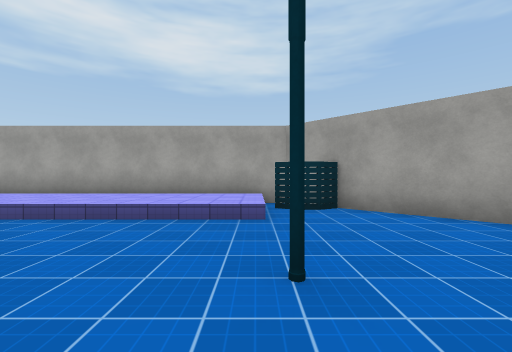
view 1 (above)

17 first-person views from a walk through a scene from a Unity 3-D project. The camera is 1.4 m above the floor, looks level and sees 90° across. The floor is counted in squares, 2 m on a side. Each view is taken from the middle of a square. On the plan, view 1 faces up. The plan holds only what a view shows up to about 9 squares ahead; the rest is blank. The place goes on beyond the plan. The player is left out. Surface patterns are stand-ins for the level's own textures.

view 2
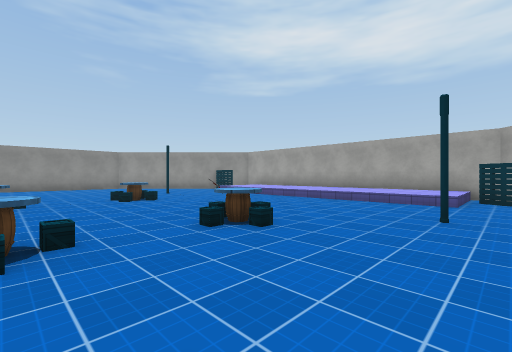

view 3
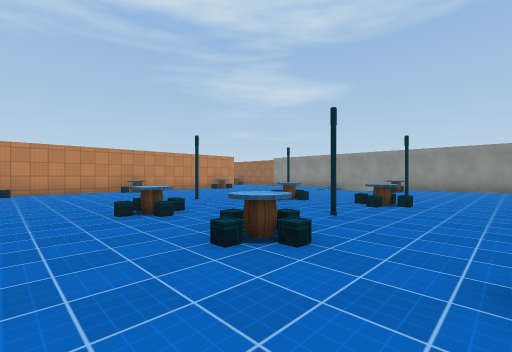

view 4
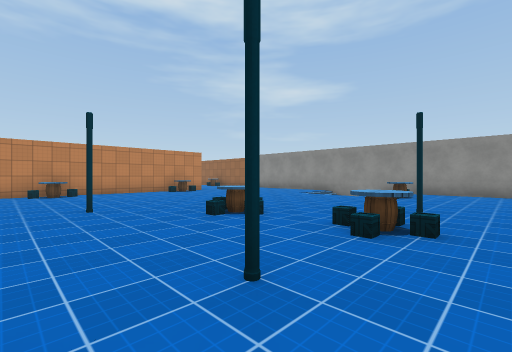

view 5
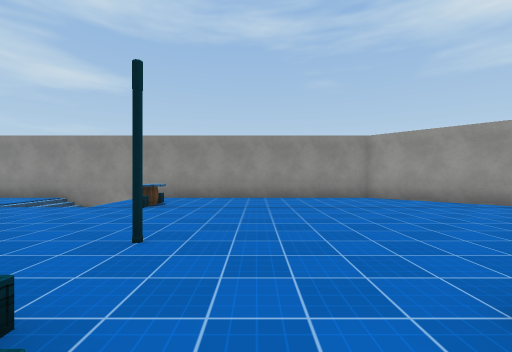

view 6
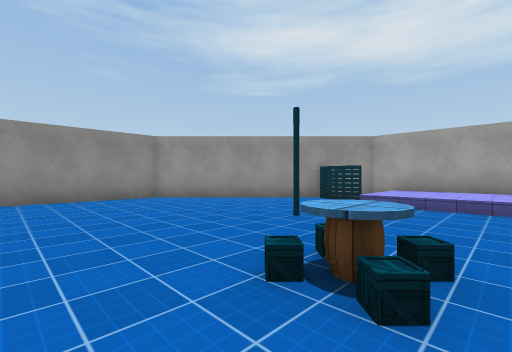

view 7
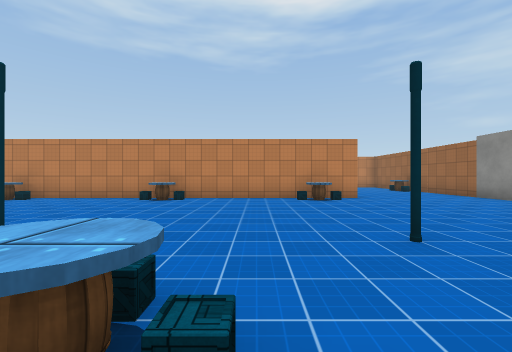

view 8
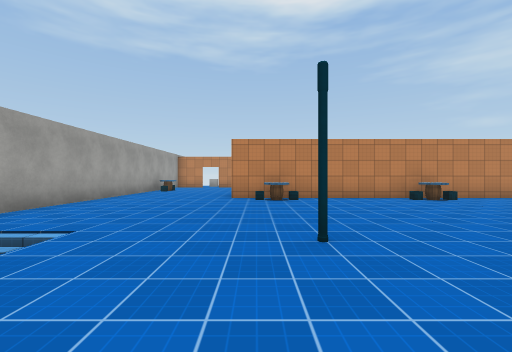

view 9
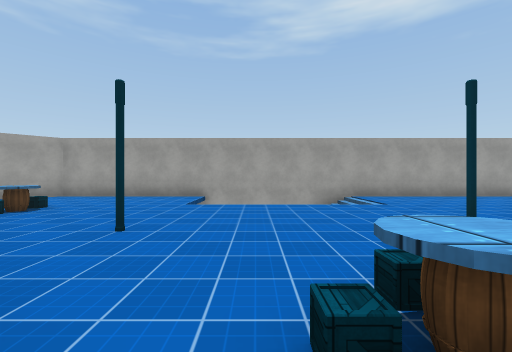

view 10
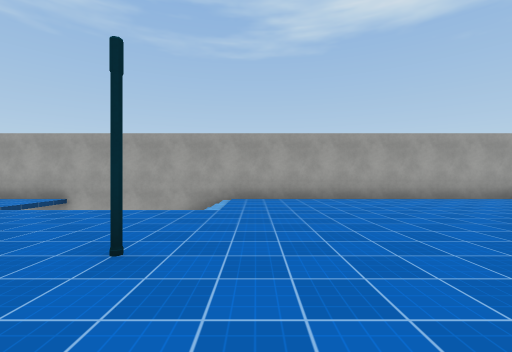

view 11
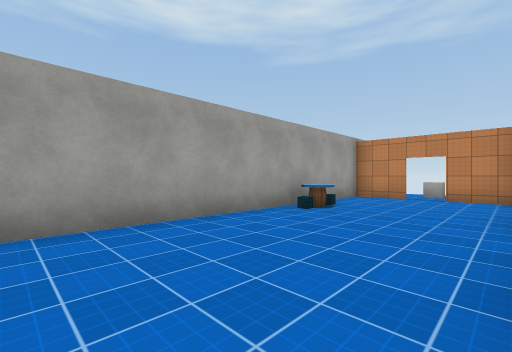

view 12
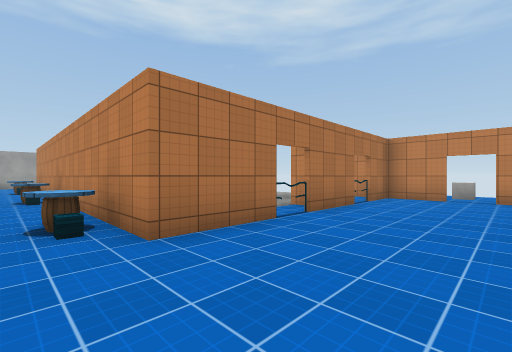

view 13
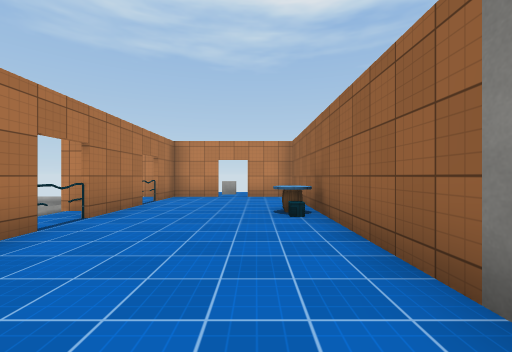

view 14
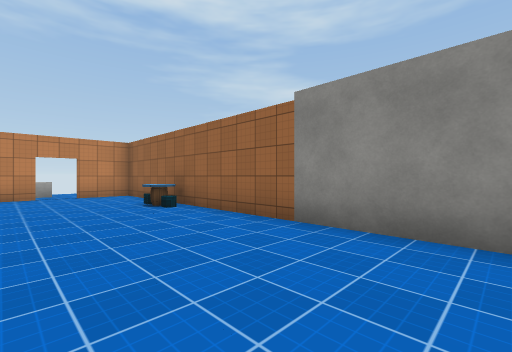

view 15
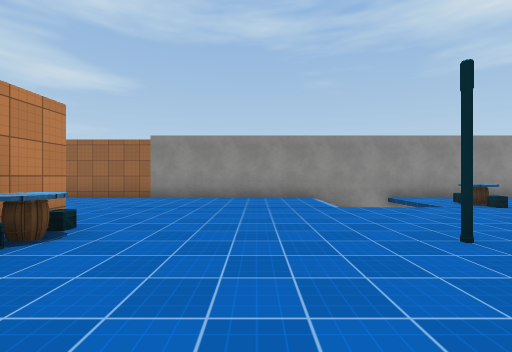

view 16
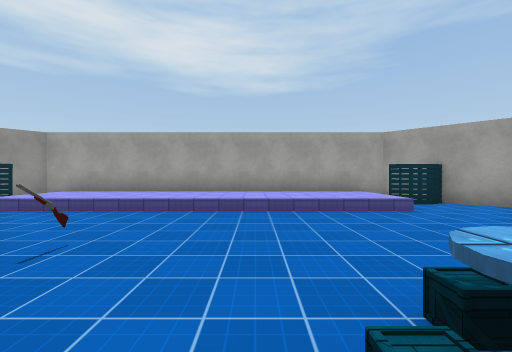

view 17
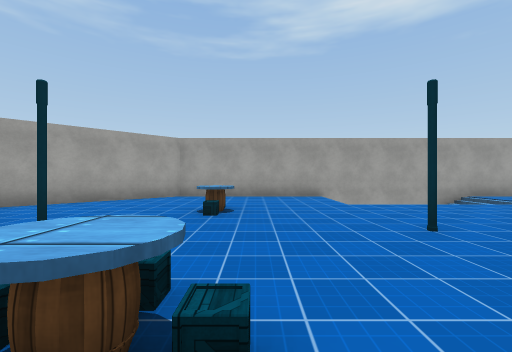

### Floor plan
Key: @ floor where view 1 was taken; # wall or solid block; x gap in a wall; . main floor; : floor 0.5 m higher than the main floor; / step, stairs or slope; ^ raised ledge; v drop or lower ground; O other object.
Columns run from 15 left of view 1 to 6 right of it. Each row starts with its distance up from view 1.
  7       ###########
  6      #.::::::::/.#
  5    ###.::::::::/####
  4   ##.. /////////...##
  3  ##...  ............##
  2 ##....O........O.....#
  1 #.........#..........#
  0 #.......O....O.@.O...#
 -1 #....................#
 -2 #....................#
 -3 #.....O..O.O.O.O.....#
 -4 #..O...............  v
 -5 #../...............  v
 -6 #///.....O...O.....  v
 -7 #/ /...............  v
 -8 #///..O....O...O...vv#
 -9 #....................#
-10 #....................#
-11 #....................#
-12 #.....O....O...O.....#
-13 #.....#....#...##....#
-14 #....# #### ###  ....#
-15 #....#           ....#
-16 #....xv          ....#
-17 #O...#v          ...O#
-18 #....#           ....#
-19 #....x           ....#
-20 #....#           ....#
-21 ###.###          ##.##
-22   .^               ^

Positions as (right, up) in squares from view 1, and headings:
1: (0, 0), facing up
2: (1, -3), facing up-left
3: (0, -1), facing down-left
4: (-3, -2), facing down-left
5: (-6, -2), facing left
6: (-6, -2), facing up-left
7: (-7, -5), facing down
8: (1, -5), facing down
9: (-3, -5), facing right
10: (-2, -9), facing right
11: (2, -12), facing down-right
12: (-13, -12), facing down-right
13: (-13, -12), facing down
14: (-11, -11), facing down-left
15: (-6, -10), facing left
16: (-3, -1), facing up
17: (-3, -1), facing right
